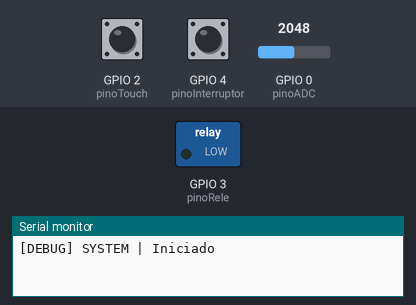
A sketch run on a simulated ESP32. Shown: switched loads named in the sketch (green lamp = pin HIGH), the last lines printed to the serial monitor. Inputs (shaded band) come from the test bench; at power-on: GPIO 4 (pinoInterruptor) HIGH, GPIO 2 (pinoTouch) LOW, GPIO 0 (pinoADC) = 2048. WiFi joins after 1.5 s; servers stay silent unless stated.

Above: at 1.2 s.
1.3 s: GPIO 4 (pinoInterruptor) pulled LOW for 1 s
At 2.2 s:
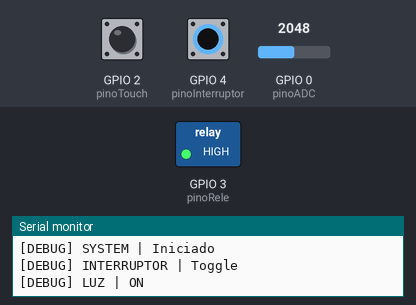
3.9 s: GPIO 2 (pinoTouch) pulled HIGH for 0.15 s
At 5.0 s:
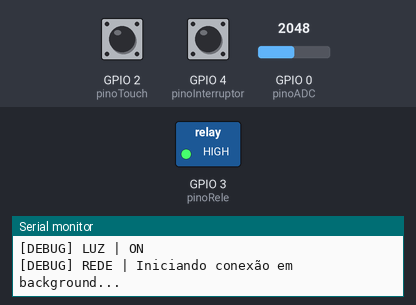
8.0 s: GPIO 4 (pinoInterruptor) pulled LOW for 3.2 s
At 8.9 s:
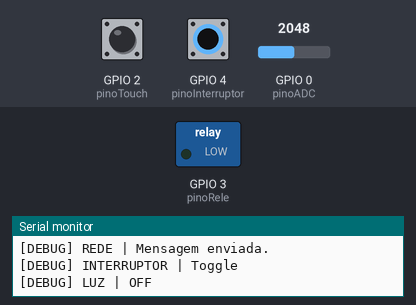
Timing chart, 0 to 12.9 s (numbered marks = the images above; inputs shaded):
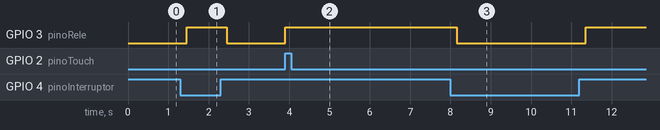

Measured:
- after the input at 1.3 s, GPIO 3 (pinoRele): LOW → HIGH after 0.15 s, → LOW 1.0 s later
- after the input at 3.9 s, GPIO 3 (pinoRele): LOW → HIGH at once
- after the input at 8.0 s, GPIO 3 (pinoRele): HIGH → LOW after 0.15 s, → HIGH 3.2 s later

The sketch:

git_esp32-interruptor-infantil.ino
```cpp
#include <WiFi.h>
#include <WiFiClientSecure.h>
#include <ArduinoOTA.h>
#include "esp_sleep.h"

// -------- WIFI --------
const char* ssid = "SUA_REDE_WIFI";
const char* password = "SUA_SENHA_WIFI";

// -------- TELEGRAM --------
const char* botToken = "SEU_TOKEN_DO_TELEGRAM";
const char* chatID = "SEU_CHAT_ID";

// -------- PINOS --------
const int pinoTouch = 2;
const int pinoInterruptor = 4;
const int pinoRele = 3;
const int pinoADC = 0;

// -------- TEMPOS --------
const unsigned long TRAVA_TOUCH = 2000;
const unsigned long DEBOUNCE = 150;
const unsigned long INTERVALO_SLEEP = 5000;
const unsigned long INTERVALO_TELEGRAM = 600000;
const unsigned long TEMPO_AUTO_OFF = 180000; // 3 minutos em milissegundos

// -------- ESTADO LUZ E SISTEMA --------
bool estadoLuz = false;
bool modoOTA = false;
bool luzAcesaViaTouch = false;
unsigned long timerTouch = 0;
unsigned long ultimaAtividade = 0;
unsigned long ultimoTelegram = 0;

// -------- TOUCH --------
bool ultimoTouch = LOW;
unsigned long ultimoToqueValido = 0;

// -------- INTERRUPTOR --------
bool estadoInterruptor = HIGH;
bool leituraInterruptorCrua = HIGH;
unsigned long ultimoDebounce = 0;

// -------- FILA TELEGRAM (Background Task) --------
volatile bool flagEnviarTelegram = false;
String msgFilaTelegram = "";

// ---------------- DEBUG ----------------
void debugln(String msg) {
  Serial.println("[DEBUG] " + msg);
}

// ---------------- BATERIA ----------------
float lerTensao() {
  long soma = 0;
  for (int i = 0; i < 5; i++) {
    soma += analogRead(pinoADC);
    delay(5);
  }
  float leitura = soma / 5.0;
  float tensao = (leitura * 3.3 / 4095.0) * 2.0;
  return tensao;
}

int calcularPercentual(float v) {
  int perc = map(v * 100, 300, 420, 0, 100);
  return constrain(perc, 0, 100);
}

// ---------------- BACKGROUND TASK (CORE 0) ----------------
// Esta função roda em paralelo e não trava o interruptor físico
void taskRede(void * parameter) {
  for(;;) {
    if (flagEnviarTelegram) {
      debugln("REDE | Iniciando conexão em background...");

      WiFi.mode(WIFI_STA);
      WiFi.begin(ssid, password);

      unsigned long t0 = millis();
      bool conectado = false;

      while (millis() - t0 < 8000) {
        if (WiFi.status() == WL_CONNECTED) {
          conectado = true;
          break;
        }
        vTaskDelay(200 / portTICK_PERIOD_MS);
      }

      if (conectado) {
        debugln("REDE | Conectado. Enviando Telegram...");
        WiFiClientSecure client;
        client.setInsecure();

        if (client.connect("api.telegram.org", 443)) {
          String url = "/bot" + String(botToken) + "/sendMessage?chat_id=" + String(chatID) + "&text=" + msgFilaTelegram;
          client.print(String("GET ") + url + " HTTP/1.1\r\n"
                       "Host: api.telegram.org\r\n"
                       "Connection: close\r\n\r\n");
          vTaskDelay(300 / portTICK_PERIOD_MS);
          client.stop();
          debugln("REDE | Mensagem enviada.");
        }
      } else {
        debugln("REDE | Falha de conexão WiFi.");
      }

      WiFi.disconnect(true);
      WiFi.mode(WIFI_OFF);
      flagEnviarTelegram = false; // Libera a flag após tentar enviar
    }

    // Pequeno delay para liberar a CPU para outras tarefas do FreeRTOS
    vTaskDelay(100 / portTICK_PERIOD_MS);
  }
}

// ---------------- SOLICITAR TELEGRAM ----------------
// Apenas enfileira a mensagem para a Task do Core 0 resolver
void solicitarEnvioTelegram(String msg) {
  if (!flagEnviarTelegram) { // Só enfileira se não estiver ocupado enviando
    msgFilaTelegram = msg;
    flagEnviarTelegram = true;
  }
}

// ---------------- LUZ ----------------
void alternarLuz(bool viaTouch) {
  estadoLuz = !estadoLuz;
  digitalWrite(pinoRele, estadoLuz ? HIGH : LOW);
  ultimaAtividade = millis();

  debugln(String("LUZ | ") + (estadoLuz ? "ON" : "OFF"));

  int bat = calcularPercentual(lerTensao());

  if (viaTouch && estadoLuz) {
    luzAcesaViaTouch = true;
    timerTouch = millis();
    solicitarEnvioTelegram("💡 LUZ: ON (Touch) | 🔋 " + String(bat) + "%");
  } else {
    luzAcesaViaTouch = false;
    if (viaTouch) {
      solicitarEnvioTelegram("💡 LUZ: OFF (Touch) | 🔋 " + String(bat) + "%");
    }
  }
}

// ---------------- TOUCH ----------------
void handleTouch() {
  bool leitura = digitalRead(pinoTouch);

  if (leitura == HIGH && ultimoTouch == LOW) { // Detecta borda de subida
    if (millis() - ultimoToqueValido > TRAVA_TOUCH) {
      ultimoToqueValido = millis();
      debugln("TOUCH | Acionado");
      alternarLuz(true);
    } else {
      debugln("TOUCH | Bloqueado (Anti-spam)");
    }
  }
  ultimoTouch = leitura;
}

// ---------------- INTERRUPTOR ----------------
void handleInterruptor() {
  bool leituraReal = digitalRead(pinoInterruptor);

  // Se houver qualquer variação física, reseta o tempo de debounce
  if (leituraReal != leituraInterruptorCrua) {
    ultimoDebounce = millis();
  }

  // Se o sinal estabilizou pelo tempo definido no DEBOUNCE
  if ((millis() - ultimoDebounce) > DEBOUNCE) {
    // E se o estado estabilizado for diferente do estado lógico atual do sistema
    if (leituraReal != estadoInterruptor) {
      estadoInterruptor = leituraReal;
      debugln("INTERRUPTOR | Toggle");
      alternarLuz(false);
    }
  }

  leituraInterruptorCrua = leituraReal;
}

// ---------------- TIMER AUTO-OFF ----------------
void checkTimerLuz() {
  if (estadoLuz && luzAcesaViaTouch) {
    if (millis() - timerTouch > TEMPO_AUTO_OFF) {
      debugln("TIMER | 4 minutos atingidos. Desligando a luz.");
      alternarLuz(false); // O 'false' indica que não foi acionamento manual
    }
  }
}

// ---------------- STATUS PERIÓDICO ----------------
void checkTelegramMensal() {
  if (millis() - ultimoTelegram > INTERVALO_TELEGRAM) {
    int bat = calcularPercentual(lerTensao());
    String msg = "STATUS\n";
    msg += estadoLuz ? "Luz: ON\n" : "Luz: OFF\n";
    msg += "Bateria: " + String(bat) + "%";

    solicitarEnvioTelegram(msg);
    ultimoTelegram = millis();
  }
}

// ---------------- SLEEP ----------------

bool podeDormir() {
  if (modoOTA) return false;
  // Não deve dormir enquanto o Core 0 estiver processando o envio do Telegram
  if (flagEnviarTelegram) return false;
  // Impede que o ESP32 durma e desarme o pino 3 (Relé)
  if (estadoLuz) return false;

  return true;
}

void entrarLightSleep() {
  debugln("SLEEP | Entrando");

  // Configura despertar pelo Touch (Sempre que for para HIGH)
  gpio_wakeup_enable((gpio_num_t)pinoTouch, GPIO_INTR_HIGH_LEVEL);

  // Configura despertar dinâmico pelo Interruptor
  // Se estiver HIGH, precisa acordar no LOW, e vice-versa, para evitar Loop Infinito
  if (digitalRead(pinoInterruptor) == HIGH) {
    gpio_wakeup_enable((gpio_num_t)pinoInterruptor, GPIO_INTR_LOW_LEVEL);
  } else {
    gpio_wakeup_enable((gpio_num_t)pinoInterruptor, GPIO_INTR_HIGH_LEVEL);
  }

  esp_sleep_enable_gpio_wakeup();

  // O Light Sleep por padrão mantém o estado dos pinos lógicos (a luz não vai apagar)
  esp_light_sleep_start();

  debugln("SLEEP | Acordou");
  ultimaAtividade = millis();
}

// ---------------- SETUP ----------------
void setup() {
  Serial.begin(115200);

  pinMode(pinoTouch, INPUT);
  pinMode(pinoInterruptor, INPUT_PULLUP);
  pinMode(pinoRele, OUTPUT);
  digitalWrite(pinoRele, LOW);

  estadoInterruptor = digitalRead(pinoInterruptor);
  leituraInterruptorCrua = estadoInterruptor;

  // Inicia a tarefa de rede no Core 0
  xTaskCreatePinnedToCore(
    taskRede,     // Função
    "TaskRede",   // Nome
    8192,         // Tamanho da Stack
    NULL,         // Parâmetros
    1,            // Prioridade
    NULL,         // Handle
    0             // Rodar no Core 0 (O void loop roda no Core 1)
  );

  ultimaAtividade = millis();
  debugln("SYSTEM | Iniciado");
}

// ---------------- LOOP ----------------
void loop() {
  handleTouch();
  handleInterruptor();
  checkTimerLuz();
  checkTelegramMensal();

  if (podeDormir() && (millis() - ultimaAtividade > INTERVALO_SLEEP)) {
    entrarLightSleep();
  }
}
```
